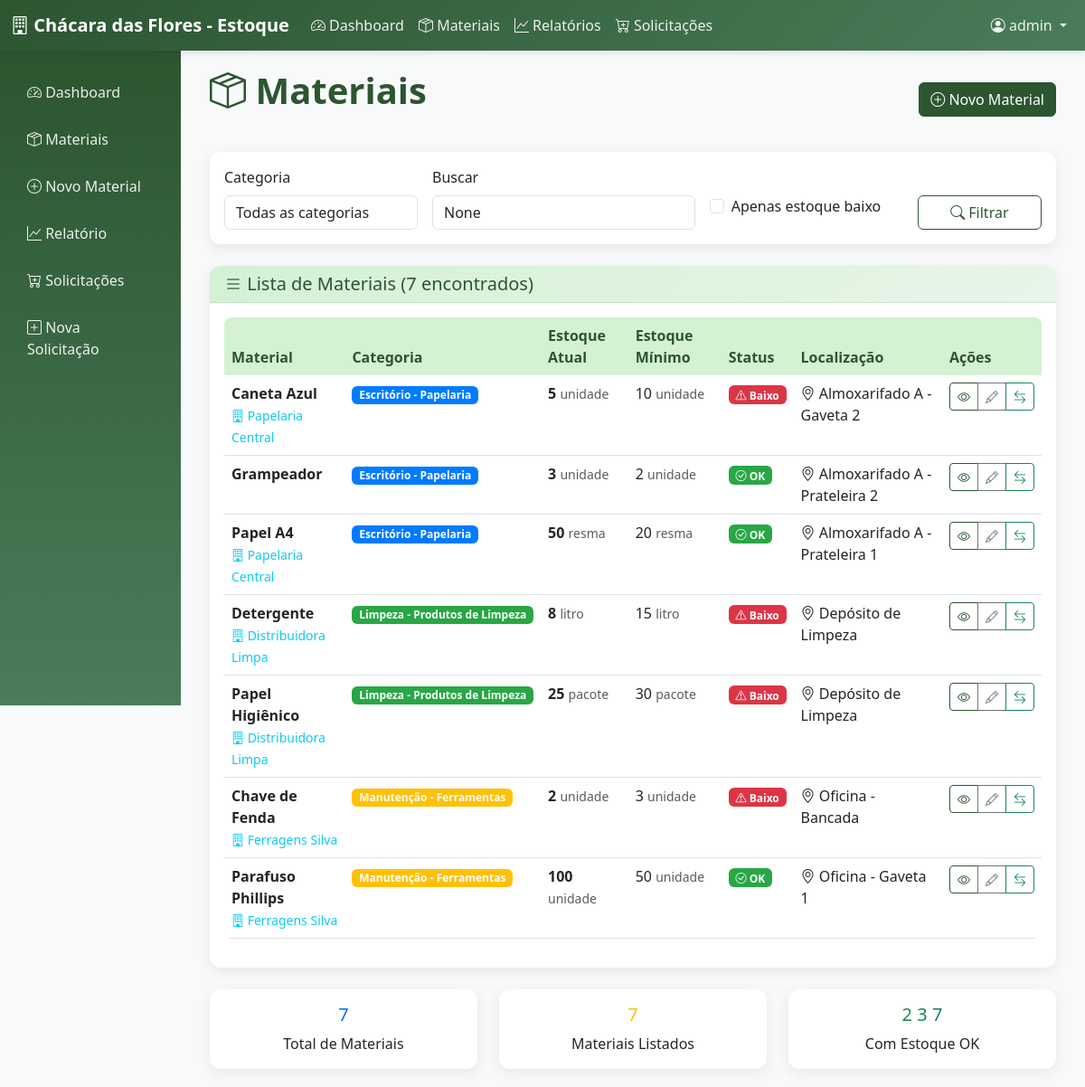
/materiais/ (signed in), run on the app's committed database.
### materiais/models.py (models this page shows, shortened)
class Material(models.Model):
    nome = models.CharField(max_length=200)
    categoria = models.ForeignKey(Categoria, on_delete=models.CASCADE, related_name='materiais')
    descricao = models.TextField(blank=True, null=True)
    unidade_medida = models.CharField(max_length=20, default='unidade')
    quantidade_atual = models.PositiveIntegerField(default=0)
    reservado = models.PositiveIntegerField(default=0)  # 🔥 Novo campo
    quantidade_minima = models.PositiveIntegerField(default=5)
    preco_unitario = models.DecimalField(max_digits=10, decimal_places=2, null=True, blank=True)
    fornecedor = models.CharField(max_length=200, blank=True, null=True)
    localizacao = models.CharField(max_length=100, blank=True, null=True)
    ativo = models.BooleanField(default=True)
    criado_em = models.DateTimeField(auto_now_add=True)
    atualizado_em = models.DateTimeField(auto_now=True)
    class Meta:
        verbose_name = 'Material'
        verbose_name_plural = 'Materiais'
        ordering = ['categoria', 'nome']
    @property
    def estoque_baixo(self):
        return self.quantidade_atual <= self.quantidade_minima

class Categoria(models.Model):
    TIPOS_CATEGORIA = [
        ('escritorio', 'Escritório'),
        ('limpeza', 'Limpeza'),
        ('manutencao', 'Manutenção'),
    ]
    nome = models.CharField(max_length=100, unique=True)
    tipo = models.CharField(max_length=20, choices=TIPOS_CATEGORIA)
    descricao = models.TextField(blank=True, null=True)
    criado_em = models.DateTimeField(auto_now_add=True)
    class Meta:
        verbose_name = 'Categoria'
        verbose_name_plural = 'Categorias'
        ordering = ['tipo', 'nome']
    def __str__(self):
        return f"{self.get_tipo_display()} - {self.nome}"

### materiais/views.py (the view)
# urls.py: path('materiais/', views.lista_materiais, name='lista_materiais'),
@login_required
def lista_materiais(request):
    materiais = Material.objects.filter(ativo=True).select_related('categoria')
    categoria_id = request.GET.get('categoria')
    busca = request.GET.get('busca')
    estoque_baixo = request.GET.get('estoque_baixo')
    if categoria_id:
        materiais = materiais.filter(categoria_id=categoria_id)
    if busca:
        materiais = materiais.filter(
            Q(nome__icontains=busca) |
            Q(descricao__icontains=busca) |
            Q(fornecedor__icontains=busca)
        )
    if estoque_baixo:
        materiais = materiais.filter(quantidade_atual__lte=F('quantidade_minima'))
    categorias = Categoria.objects.all()
    context = {
        'materiais': materiais,
        'categorias': categorias,
        'categoria_selecionada': categoria_id,
        'busca': busca,
        'estoque_baixo': estoque_baixo,
    }
    return render(request, 'materiais/lista_materiais.html', context)

### materiais/templates/materiais/lista_materiais.html (shortened to what this page needs)
{% extends 'materiais/base.html' %}
{% block content %}
<div class="d-flex justify-content-between align-items-center mb-4">
    <h1 class="page-title">
        <i class="bi bi-box-seam"></i> Materiais
    </h1>
    <a href="{% url 'adicionar_material' %}" class="btn btn-primary">
        <i class="bi bi-plus-circle"></i> Novo Material
    </a>
</div>
<div class="card mb-4">
    <div class="card-body">
        <form method="get" class="row g-3">
            <div class="col-md-3">
                <label for="categoria" class="form-label">Categoria</label>
                <select name="categoria" id="categoria" class="form-control">
                    <option value="">Todas as categorias</option>
                </select>
            </div>
            <div class="col-md-4">
                <label for="busca" class="form-label">Buscar</label>
                <input type="text" name="busca" id="busca" class="form-control"
                       placeholder="Nome, descrição ou fornecedor" value="{{ busca }}">
            </div>
            <div class="col-md-3">
                <label class="form-label">&nbsp;</label>
                <div class="form-check">
                    <input type="checkbox" name="estoque_baixo" id="estoque_baixo"
                           class="form-check-input" {% if estoque_baixo %}checked{% endif %}>
                    <label for="estoque_baixo" class="form-check-label">
                        Apenas estoque baixo
                    </label>
                </div>
            </div>
            <div class="col-md-2">
                <label class="form-label">&nbsp;</label>
                <div class="d-grid">
                    <button type="submit" class="btn btn-outline-primary">
                        <i class="bi bi-search"></i> Filtrar
                    </button>
                </div>
            </div>
        </form>
    </div>
</div>
<div class="card">
    <div class="card-header">
        <h5 class="mb-0">
            <i class="bi bi-list"></i>
            Lista de Materiais ({{ materiais.count }} encontrados)
        </h5>
    </div>
    <div class="card-body">
        {% if materiais %}
            <div class="table-responsive">
                <table class="table table-hover">
                    <thead>
                        <tr>
                            <th>Material</th>
                            <th>Categoria</th>
                            <th>Estoque Atual</th>
                            <th>Estoque Mínimo</th>
                            <th>Status</th>
                            <th>Localização</th>
                            <th>Ações</th>
                        </tr>
                    </thead>
                    <tbody>
                        {% for material in materiais %}
                        <tr>
                            <td>
                                <div>
                                    <strong>{{ material.nome }}</strong>
                                    {% if material.fornecedor %}
                                        <br>
                                        <small class="text-info">
                                            <i class="bi bi-building"></i> {{ material.fornecedor }}
                                        </small>
                                    {% endif %}
                                </div>
                            </td>
                            <td>
                                <span class="badge" style="background-color:
                                    {% if material.categoria.tipo == 'escritorio' %}#007bff
                                    {% elif material.categoria.tipo == 'limpeza' %}#28a745
                                    {% else %}#ffc107{% endif %};">
                                    {{ material.categoria }}
                                </span>
                            </td>
                            <td>
                                <strong>{{ material.quantidade_atual }}</strong>
                                <small class="text-muted">{{ material.unidade_medida }}</small>
                            </td>
                            <td>
                                {{ material.quantidade_minima }}
                                <small class="text-muted">{{ material.unidade_medida }}</small>
                            </td>
                            <td>
                                {% if material.estoque_baixo %}
                                    <span class="badge badge-estoque-baixo">
                                        <i class="bi bi-exclamation-triangle"></i> Baixo
                                    </span>
                                {% else %}
                                    <span class="badge badge-estoque-ok">
                                        <i class="bi bi-check-circle"></i> OK
                                    </span>
                                {% endif %}
                            </td>
                            <td>
                                {% if material.localizacao %}
                                    <i class="bi bi-geo-alt"></i> {{ material.localizacao }}
                                {% else %}
                                    <span class="text-muted">-</span>
                                {% endif %}
                            </td>
                            <td>
                                <div class="btn-group btn-group-sm" role="group">
                                    <a href="{% url 'detalhe_material' material.id %}"
                                       class="btn btn-outline-primary" title="Ver detalhes">
                                        <i class="bi bi-eye"></i>
                                    </a>
                                    <a href="{% url 'editar_material' material.id %}"
                                       class="btn btn-outline-secondary" title="Editar">
                                        <i class="bi bi-pencil"></i>
                                    </a>
                                    <a href="{% url 'movimentar_estoque' material.id %}"
                                       class="btn btn-outline-success" title="Movimentar">
                                        <i class="bi bi-arrow-left-right"></i>
                                    </a>
                                </div>
                            </td>
                        </tr>
                        {% endfor %}
                    </tbody>
                </table>
            </div>
        {% endif %}
    </div>
</div>
{% if materiais %}
<div class="row mt-4">
    <div class="col-md-4">
        <div class="card text-center">
            <div class="card-body">
                <h5 class="card-title text-primary">{{ materiais.count }}</h5>
                <p class="card-text">Total de Materiais</p>
            </div>
        </div>
    </div>
    <div class="col-md-4">
        <div class="card text-center">
            <div class="card-body">
                <h5 class="card-title text-warning">
                    {{ materiais|length }}
                </h5>
                <p class="card-text">Materiais Listados</p>
            </div>
        </div>
    </div>
    <div class="col-md-4">
        <div class="card text-center">
            <div class="card-body">
                <h5 class="card-title text-success">
                    {% for material in materiais %}
                        {% if material.estoque_baixo %}{% else %}{{ forloop.counter0|add:1 }}{% endif %}
                    {% endfor %}
                </h5>
                <p class="card-text">Com Estoque OK</p>
            </div>
        </div>
    </div>
</div>
{% endif %}
{% endblock %}

### materiais/templates/materiais/base.html (shortened to what this page needs)
<!DOCTYPE html>
<html lang="pt-BR">
<head>
    <link href="https://cdn.jsdelivr.net/npm/bootstrap@5.3.0/dist/css/bootstrap.min.css" rel="stylesheet">
    <link href="https://cdn.jsdelivr.net/npm/bootstrap-icons@1.10.0/font/bootstrap-icons.css" rel="stylesheet">
</head>
<body>
    <nav class="navbar navbar-expand-lg navbar-custom">
        <div class="container-fluid">
            <a class="navbar-brand" href="{% url 'dashboard' %}">
                <i class="bi bi-building"></i>
                Chácara das Flores - Estoque
            </a>
            {% if user.is_authenticated %}
            <div class="collapse navbar-collapse" id="navbarNav">
                <ul class="navbar-nav me-auto">
                    <li class="nav-item">
                        <a class="nav-link" href="{% url 'dashboard' %}">
                            <i class="bi bi-speedometer2"></i> Dashboard
                        </a>
                    </li>
                    <li class="nav-item">
                        <a class="nav-link" href="{% url 'lista_materiais' %}">
                            <i class="bi bi-box-seam"></i> Materiais
                        </a>
                    </li>
                    <li class="nav-item">
                        <a class="nav-link" href="{% url 'relatorio_estoque' %}">
                            <i class="bi bi-graph-up"></i> Relatórios
                        </a>
                    </li>
                    <li class="nav-item">
                        <a class="nav-link" href="{% url 'solicitacoes_compra' %}">
                            <i class="bi bi-cart-plus"></i> Solicitações
                        </a>
                    </li>
                </ul>
                <ul class="navbar-nav">
                    <li class="nav-item dropdown">
                        <a class="nav-link dropdown-toggle" href="#" role="button" data-bs-toggle="dropdown">
                            <i class="bi bi-person-circle"></i> {{ user.username }}
                        </a>
                    </li>
                </ul>
            </div>
            {% endif %}
        </div>
    </nav>
    <div class="container-fluid">
        <div class="row">
            {% if user.is_authenticated %}
            <div class="col-md-2 p-0">
                <div class="sidebar">
                    <nav class="nav flex-column">
                        <a class="nav-link" href="{% url 'dashboard' %}">
                            <i class="bi bi-speedometer2"></i> Dashboard
                        </a>
                        <a class="nav-link" href="{% url 'lista_materiais' %}">
                            <i class="bi bi-box-seam"></i> Materiais
                        </a>
                        <a class="nav-link" href="{% url 'adicionar_material' %}">
                            <i class="bi bi-plus-circle"></i> Novo Material
                        </a>
                        <a class="nav-link" href="{% url 'relatorio_estoque' %}">
                            <i class="bi bi-graph-up"></i> Relatório
                        </a>
                        <a class="nav-link" href="{% url 'solicitacoes_compra' %}">
                            <i class="bi bi-cart-plus"></i> Solicitações
                        </a>
                        <a class="nav-link" href="{% url 'nova_solicitacao_compra' %}">
                            <i class="bi bi-plus-square"></i> Nova Solicitação
                        </a>
                    </nav>
                </div>
            </div>
            <div class="col-md-10">
                <div class="content-wrapper">
                    {% block content %}{% endblock %}
                </div>
            </div>
            {% else %}
            <div class="col-12">
                {% block login_content %}{% endblock %}
            </div>
            {% endif %}
        </div>
    </div>
</body>
</html>

### materiais/templates/materiais/base.html (style rules this page uses)
:root { --primary-color: #2c5530; --secondary-color: #4a7c59; --accent-color: #7fb069; --light-green: #d4f1d4; --dark-green: #1a3a1d; }
body { background-color: #f8f9fa; font-family: 'Segoe UI', Tahoma, Geneva, Verdana, sans-serif; }
.navbar-custom { background: linear-gradient(135deg, var(--primary-color), var(--secondary-color)); box-shadow: 0 2px 10px rgba(0,0,0,0.1); }
.navbar-brand { font-weight: bold; color: white !important; }
.nav-link { color: rgba(255,255,255,0.9) !important; transition: color 0.3s ease; }
.btn-primary { background-color: var(--primary-color); border-color: var(--primary-color); }
.card { border: none; border-radius: 12px; box-shadow: 0 4px 15px rgba(0,0,0,0.08); transition: transform 0.3s ease, box-shadow 0.3s ease; }
.card-header { background: linear-gradient(135deg, var(--light-green), #e8f5e8); border-bottom: 1px solid rgba(44, 85, 48, 0.1); border-radius: 12px 12px 0 0 !important; font-weight: 600; color: var(--primary-color); }
.table { border-radius: 8px; overflow: hidden; }
.table thead th { background-color: var(--light-green); color: var(--primary-color); border: none; font-weight: 600; }
.badge-estoque-baixo { background-color: #dc3545; animation: pulse 2s infinite; }
.badge-estoque-ok { background-color: #28a745; }
.sidebar { background: linear-gradient(180deg, var(--primary-color), var(--secondary-color)); min-height: calc(100vh - 76px); padding: 20px 0; }
.sidebar .nav-link { color: rgba(255,255,255,0.8); padding: 12px 20px; margin: 2px 10px; border-radius: 8px; transition: all 0.3s ease; }
.content-wrapper { padding: 20px; }
.page-title { color: var(--primary-color); font-weight: 600; margin-bottom: 20px; }
.btn-outline-primary { color: var(--primary-color); border-color: var(--primary-color); }

### data on the page
Material: nome "Caneta Azul", fornecedor "Papelaria Central", categoria "Escritório - Papelaria", quantidade_atual "5", unidade_medida "unidade", quantidade_minima "10", shows "Baixo", localizacao "Almoxarifado A - Gaveta 2"
Material: nome "Grampeador", categoria "Escritório - Papelaria", quantidade_atual "3", unidade_medida "unidade", quantidade_minima "2", shows "OK", localizacao "Almoxarifado A - Prateleira 2"
Material: nome "Papel A4", fornecedor "Papelaria Central", categoria "Escritório - Papelaria", quantidade_atual "50", unidade_medida "resma", quantidade_minima "20", shows "OK", localizacao "Almoxarifado A - Prateleira 1"
Material: nome "Detergente", fornecedor "Distribuidora Limpa", categoria "Limpeza - Produtos de Limpeza", quantidade_atual "8", unidade_medida "litro", quantidade_minima "15", shows "Baixo", localizacao "Depósito de Limpeza"
Material: nome "Papel Higiênico", fornecedor "Distribuidora Limpa", categoria "Limpeza - Produtos de Limpeza", quantidade_atual "25", unidade_medida "pacote", quantidade_minima "30", shows "Baixo", localizacao "Depósito de Limpeza"
Material: nome "Chave de Fenda", fornecedor "Ferragens Silva", categoria "Manutenção - Ferramentas", quantidade_atual "2", unidade_medida "unidade", quantidade_minima "3", shows "Baixo", localizacao "Oficina - Bancada"
Material: nome "Parafuso Phillips", fornecedor "Ferragens Silva", categoria "Manutenção - Ferramentas", quantidade_atual "100", unidade_medida "unidade", quantidade_minima "50", shows "OK", localizacao "Oficina - Gaveta 1"

### other printed values
{{ user.username }} "admin"
{{ materiais.count }} "7"
{{ materiais|length }} "7"
